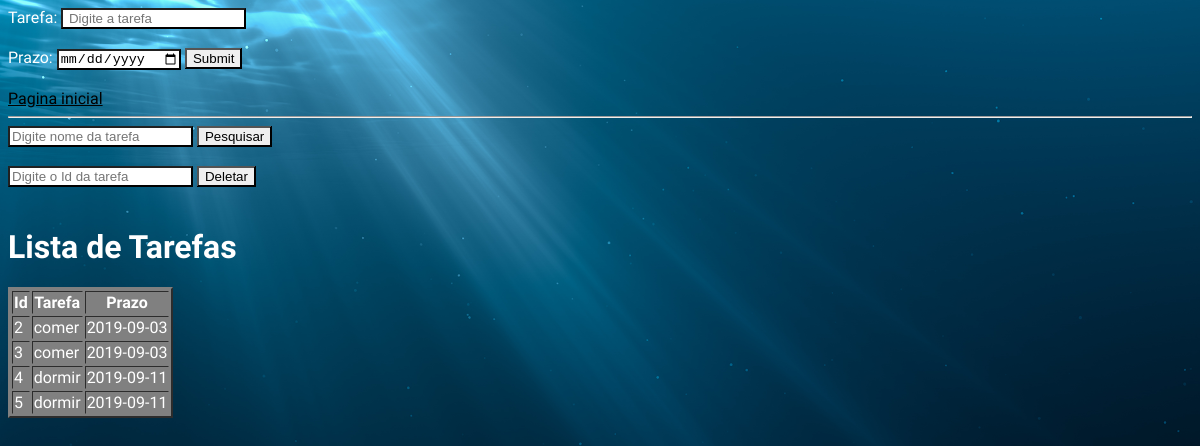
The app's page /tabelaclient.php with its own data.
### tables this page shows
CREATE TABLE `tarefas` (
  `id` int(11) NOT NULL,
  `tarefa` varchar(40) NOT NULL,
  `prazo` varchar(40) NOT NULL
);

### tabelaclient.php (the view, shortened to what this page needs)
<?php
  include("pesquisa.php");
?>
<!DOCTYPE html>
<html lang="en">
<head>
  <link rel="stylesheet" href="css/geral.css">
</head>
<body>
<form action="" method="POST">
        Tarefa: <input type="text" name="tarefa" placeHolder=" Digite a tarefa" > <br> <br>
        Prazo: <input type="date" name="prazo" placeholder="dd/mm/aa" >
        <input type="submit">
    </form>
    <br>
    <a href="index.php">Pagina inicial</a><hr>
<form action="" method="POST">
  <input type="text" name="pesquisa" placeholder="Digite nome da tarefa">
  <input type="submit" value="Pesquisar">
</form>
<br>
<form action="" method="POST">
  <input type="text" name="id" placeholder="Digite o Id da tarefa">
  <input type="submit" value="Deletar">
</form>
<br>
<h1 class="text-center">Lista de Tarefas</h1>
<table border='2'>
<?php
  $resultado2 = mysqli_query ($conec, "SELECT * FROM tarefas");
  echo "<tr>
          <th>Id</th>
          <th>Tarefa</th>
          <th>Prazo</th>
        </tr>"
        ;
  while($dados = mysqli_fetch_array($resultado2)){
  $id3 = $dados['id'];
  $tarefa = $dados['tarefa'];
  $prazo = $dados['prazo'];
  echo "<tr>
          <td>$id3</td>
          <td>$tarefa</td>
          <td>$prazo</td>
        </tr>";
  }
?>
</table>
</body>
</html>

### css/geral.css (style rules this page uses)
body { background-image: url(../img/images.png); background-size: cover; color: white; font-family: 'Ubuntu', sans-serif; }
input { border-bottom: 2px solid black; border-right: 2px solid black; }
table { background-color: gray; }
a { color: black; }

### records on screen
tarefas: id "2", tarefa "comer", prazo "2019-09-03"
tarefas: id "3", tarefa "comer", prazo "2019-09-03"
tarefas: id "4", tarefa "dormir", prazo "2019-09-11"
tarefas: id "5", tarefa "dormir", prazo "2019-09-11"
